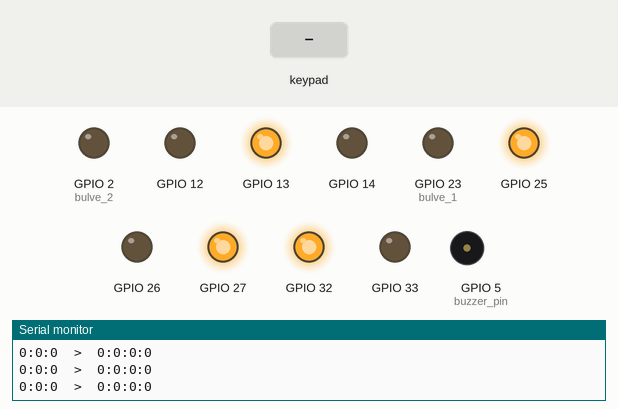
The sketch below on a simulated ESP32. Shown: output pins drawn as LEDs (lit = HIGH), buzzer (waves = sounding, pin HIGH), the last lines printed to the serial monitor. The test bench sets the inputs (shaded band). Nothing arrives over Bluetooth unless stated.

Above: at 1.2 s.
1.3 s: key 'S' pressed
At 2.5 s:
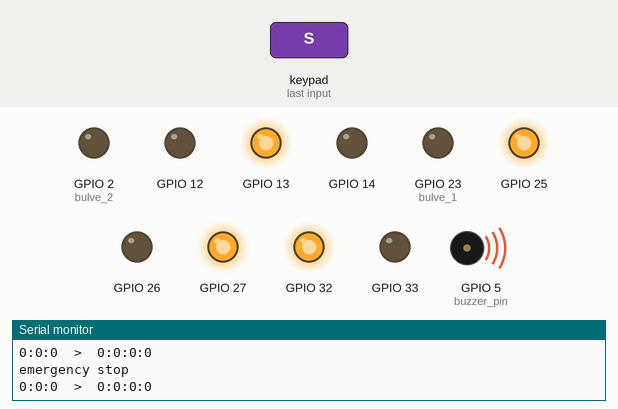
Timing chart, 0 to 4.3 s (numbered marks = the images above; inputs shaded):
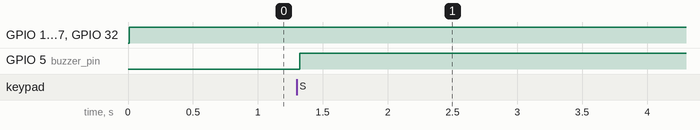

The sketch:

master.ino
```cpp
#include <Arduino.h>

#include "CytronMD.h"
#include "PS4Controller.h"
#include <ESP32Servo.h>
HardwareSerial Serial_hd(2);
Servo servo1;
Servo servo2;

#define MAC_string "24:62:AB:FB:15:1A"
#define pwm_1 33  // pin指定
#define pwm_2 26  // pin指定
#define pwm_3 14  // pin指定
#define pwm_4 12  // pin指定
#define dir_1 32  // pin指定
#define dir_2 25  // pin指定
#define dir_3 27  // pin指定
#define dir_4 13  // pin指定
CytronMD motor_1 = CytronMD(pwm_1, dir_1, 1);
CytronMD motor_2 = CytronMD(pwm_2, dir_2, 2);
CytronMD motor_3 = CytronMD(pwm_3, dir_3, 3);
CytronMD motor_4 = CytronMD(pwm_4, dir_4, 4);
#define servo_1 18
#define servo_2 19
#define bulve_1 23
#define bulve_2 2
#define buzzer_pin 5
#define switch_pin 22

#define data_len 8  //hdserialのパケット長

bool motor_direction[4] = {
  1, 1, 1, 1
};  // 足回り用モーターの回転方向, 0=reverse, 1=straight

void emergency_stop();
// void set_motor_dir();
void motor_control(int, int, int);
void data_send(bool *);
void receive_demo();
void servo_atatach();
void servo_detach();
void servo_open();
void servo_close();


void setup() {
  Serial.begin(115200);  // デバック用
  Serial_hd.begin(115200);
  PS4.begin(MAC_string);
  pinMode(buzzer_pin, OUTPUT);
  pinMode(bulve_1, OUTPUT);
  pinMode(bulve_2, OUTPUT);
}

bool arm_state = 0;
bool shot_state = 0;
bool servo_state = 0;
bool old_servo_state = 0;
bool larm_state = 0;
bool rarm_state = 0;

bool old_circle = 0;
bool old_cross = 0;
bool old_r = 0;
bool old_l = 0;
bool old_data[8];
bool servo_is_open=0;

void loop() {
  while (PS4.isConnected()) {
    delay(10);
    if (PS4.Square()) {  //緊急停止
      Serial.println("emergency stop");
      emergency_stop();
      Serial.println("recovered");
      return;
    } else {
      // set_motor_dir();
      motor_control(PS4.LStickY(), PS4.LStickX(), PS4.RStickX());
      if (old_circle != PS4.Circle()) shot_state = 1 - shot_state;
      if (PS4.Up()) arm_state = 1;
      else if (PS4.Down()) arm_state = 0;
      if (old_cross != PS4.Cross()) servo_state = 1 - servo_state;
      if (old_l != PS4.Left()) larm_state = 1 - larm_state;
      if (old_r != PS4.Right()) rarm_state = 1 - rarm_state;
      old_circle = PS4.Circle();
      old_cross = PS4.Cross();
      old_l = PS4.Left();
      old_r = PS4.Right();

      bool send_data[8] = {
        1, PS4.L1(), (bool)PS4.L2(), PS4.R1(), (bool)PS4.R2(), arm_state, PS4.Triangle(), shot_state
      };
      bool send_flag = 0;
      for (byte i = 0; i < 8; i++) {
        if (send_data[i] != old_data[i]) send_flag = 1;
      }
      if (send_flag) {
        Serial.print("sending data  ");
        for (byte i = 0; i < 8; i++) {
          Serial.printf("%d:", send_data[i]);
        }
        data_send(send_data);
        Serial.println();
      }

      memcpy(old_data, send_data, 8);

      if (old_servo_state == 0 && servo_state == 1) {
        servo_is_open=!servo_is_open;
        if (servo_is_open) servo_open();
        else servo_close();
      }
      old_servo_state = servo_state;
      if (larm_state) digitalWrite(bulve_1, 1);
      else digitalWrite(bulve_1, 0);
      if (rarm_state) digitalWrite(bulve_2, 1);
      else digitalWrite(bulve_2, 0);
    }
  }
  delay(10);
}


void emergency_stop() {
  bool send_data[8] = { 0, 0, 0, 0, 0, 0, 0, 0 };
  data_send(send_data);
  digitalWrite(buzzer_pin, 1);  //ブザーオン
  motor_control(0, 0, 0);
  while (PS4.Square()) delay(10);
  while (!PS4.Square()) delay(10);
  while (PS4.Square()) delay(10);
  digitalWrite(buzzer_pin, 0);  //ブザーオフ
}
```

CytronMD.cpp
```cpp
#include "CytronMD.h"

#include "Arduino.h"

CytronMD::CytronMD(byte Pwm, byte Dir, byte Ch) {
  pwm = Pwm;
  dir = Dir;
  ch = Ch;
  pinMode(dir, OUTPUT);
  ledcSetup(ch, 10000, 7);  // 10kHz、7bit
  ledcAttachPin(pwm, ch);
}

void CytronMD::motor(int speed) {
  //-127〜127で速度と方向を指定
  if (speed < 0) {
    digitalWrite(dir, 0);
  } else {
    digitalWrite(dir, 1);
  }
  ledcWrite(ch, abs(speed));
}
```

CytronMD.h
```cpp
#include <Arduino.h>

class CytronMD {
 public:
  CytronMD(byte Pwm, byte Dir, byte Ch);
  void motor(int speed);

 protected:
  byte pwm;
  byte dir;
  byte ch;
};
```

demo.ino
```cpp
// void send_demo() {
//   byte serial_data[data_len];
//   for (int i = 0; i < data_len; i++) {
//     serial_data[i] = i + 10;
//   }
//   bool result = data_send(serial_data);
//   if (result) Serial.println("Send success!!!");
//   else Serial.println("failed");
//   delay(100);
// }

// void receive_demo() {
//   byte *rev_data = data_receive();
//   if (rev_data == NULL) {
//     // Serial.println("communication error");
//   } else {
//     Serial.println("success");
//     digitalWrite(buzzer_pin, rev_data[15]);
//   }
//   delay(100);
// }
```

hdserial.ino
```cpp
// bool data_send(byte *data) {
//   int state = 1;
//   byte resend_count = 5;  //5回までは再送可能
//   while (state != 3) {
//     while (Serial_hd.available()) Serial_hd.read();  //いらないデータを破棄
//     Serial_hd.write(state);
//     Serial_hd.write(data, data_len);
//     byte wait_timeout_count = 255;
//     while (!Serial_hd.available()) {
//       wait_timeout_count--;
//       if (wait_timeout_count == 0) return 0;
//     }
//     state = 3;  //ok
//     resend_count--;
//     for (int i = 0; i < data_len; i++) {
//       byte res = Serial_hd.read();
//       if (data[i] != res) {
//         state = 2;  //re
//         while (Serial_hd.available()) Serial_hd.read();
//         break;
//       }
//     }
//     Serial_hd.write(state);
//     if (state == 3) return 1;
//     if (resend_count == 0) return 0;
//   }
// }

// byte *data_receive() {
//   if (Serial_hd.available() == 0) return NULL;
//   int state = 1;
//   byte resend_count = 5;
//   static byte data[data_len];

//   while (state != 3) {
//     state = Serial_hd.read();
//     for (int i = 0; i < data_len; i++) {
//       data[i] = Serial_hd.read();
//       Serial_hd.write(data[i]);
//     };
//     byte timeout_count = 100;
//     while (!Serial_hd.available()) {
//       delay(10);
//       timeout_count--;
//       if (timeout_count == 0) return NULL;
//     }
//     state = Serial_hd.read();
//     resend_count--;
//     if (state == 3) {
//       Serial.print("rev data=");
//       for (byte i = 0; i < data_len; i++) {
//         Serial.printf("%d:", data[i]);
//       }
//       Serial.println();
//       return data;
//     }
//     if (timeout_count == 0) return NULL;
//   }
// }

void data_send(bool *data) {
  byte base_num = 1;
  byte send_data = 0;
  for (byte i = 0; i < 8; i++) {
    send_data += base_num * data[i];
    base_num *= 2;
  }
  Serial_hd.write(send_data);
}
```

motor.ino
```cpp
// void set_motor_dir() {
//   byte *rev_data = data_receive();
//   if (rev_data != NULL) {
//     if (rev_data[0] == 255) {
//       byte val = rev_data[data_len - 1];
//       for (int i = 0; i < 4; i++) {
//         motor_direction[3 - i] = (val) % 2;
//         val /= 2;
//       }
//     }
//   }
// }


void motor_control(int LY, int LX, int R_X) {
  double rad = atan2(LY, LX);
  double len = sqrt(LX * LX + LY * LY);  // 0~127
  if (len > 127) len = 127;
  int m1_speed = (cos(rad + PI / 4) * len);
  int m2_speed = (sin(rad + PI / 4) * len);
  int m3_speed =  m2_speed;
  int m4_speed =  m1_speed;

  int motor_speed[4] = { m1_speed, m2_speed, m3_speed, m4_speed };
  int turn = R_X;  // 方向転換用
  int turn_step = 0;
  if (turn != 0) {
    if (turn > 0)
      turn_step = 1;
    else
      turn_step = -1;
    bool escape_flag = 0;
    while (1) {
      if (turn == 0) break;
      for (byte i = 0; i < 4; i++) {
        if (abs(motor_speed[i]) >= 127) {
          escape_flag = 1;
          break;
        }
        if(i==0||i==2)motor_speed[i] += turn_step;
        else motor_speed[i] -= turn_step;
      }
      if (escape_flag) break;
      m1_speed = motor_speed[0];
      m2_speed = motor_speed[1];
      m3_speed = motor_speed[2];
      m4_speed = motor_speed[3];
      turn -= turn_step;
    }
  }

  motor_1.motor((motor_direction[0] * 2 - 1) *m1_speed/2);
  motor_2.motor((motor_direction[1] * 2 - 1) *m2_speed/2);
  motor_3.motor((motor_direction[2] * 2 - 1) *m3_speed/2);
  motor_4.motor((motor_direction[3] * 2 - 1) *m4_speed/2);

  Serial.printf("%d:%d:%d  >  %d:%d:%d:%d\n",LY,LX,R_X,m1_speed,m2_speed,m3_speed,m4_speed);
}
```

servo.ino
```cpp
#define minUs 500
#define maxUs 2400
#define servo_hz 50


void servo_attach() {
  servo1.setPeriodHertz(servo_hz);  // Standard 50hz servo
  servo1.attach(servo_1, minUs, maxUs);
  servo2.setPeriodHertz(servo_hz);  // Standard 50hz servo
  servo2.attach(servo_2, minUs, maxUs);
}

void servo_detach() {
  servo1.detach();
  servo2.detach();
}

void servo_open() {
  servo_attach();
  servo1.write(135);
  servo2.write(0);
  delay(740);  // waits 20ms for the servo to reach the position
  servo_detach();
}
void servo_close() {
  servo_attach();
  servo1.write(0);
  servo2.write(135);
  delay(740);  // waits 20ms for the servo to reach the position
  servo_detach();
}
```

Measured:
- after the input at 1.3 s, GPIO 5 (buzzer_pin): LOW → HIGH at once
